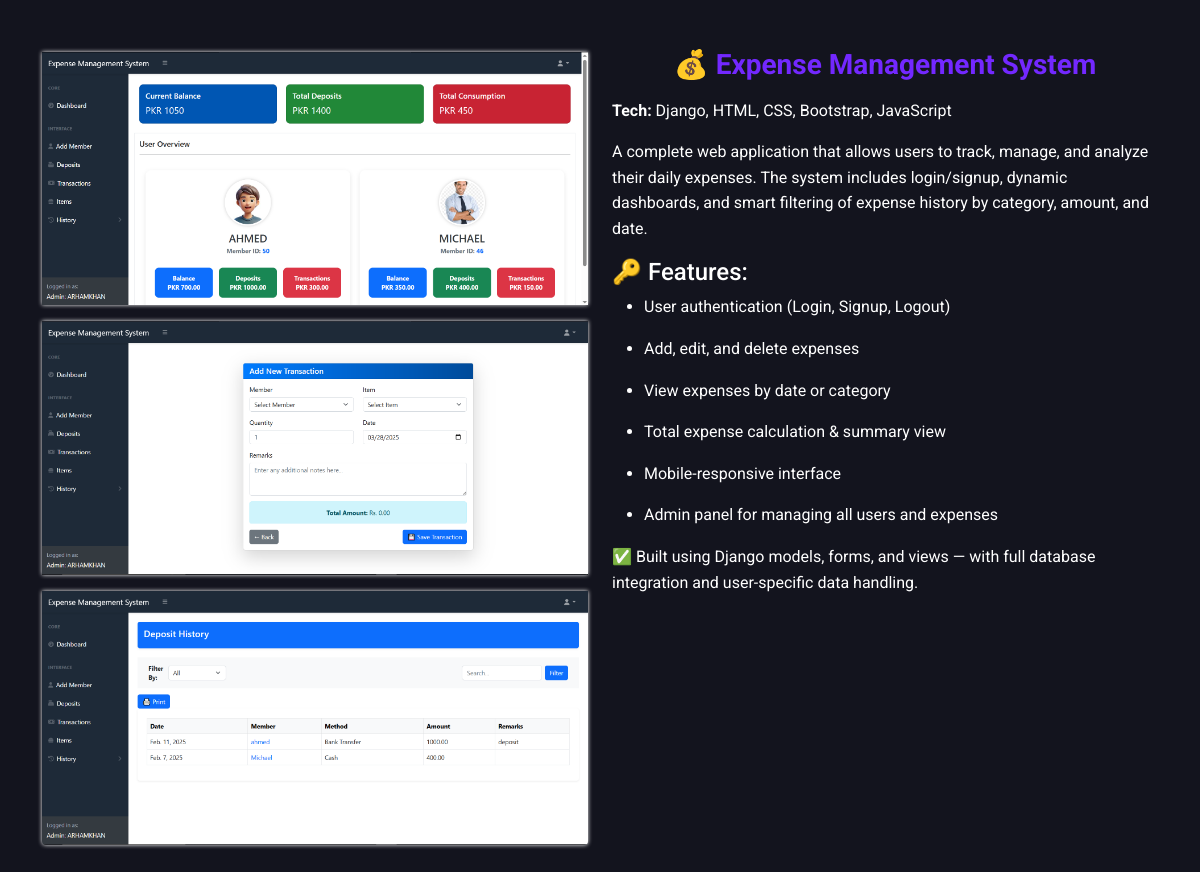
Screenshot of /projects/32/ with the database file from the repository.
### portfolioApp/models.py (models this page shows)
class Project(models.Model):
    title = models.CharField(max_length=100)
    image = models.ImageField(upload_to='projects/')
    image2 = models.ImageField(upload_to='projects/', blank=True, default=None)
    image3 = models.ImageField(upload_to='projects/', blank=True)
    image4 = models.ImageField(upload_to='projects/', blank=True)
    description = RichTextField()
    url = models.URLField(blank=True)

### portfolioApp/views.py (the view)
# urls.py: path('projects/<int:id>/', views.project_detail, name='project_detail'),
def project_detail(request, id):
    project = models.Project.objects.get(id=id)
    profile = models.Profile.objects.first()
    return render(request, 'portfolioProject.html', {'project': project, 'profile':profile })

### portfolioApp/templates/portfolioProject.html (shortened to what this page needs)
{% extends "base.html" %}
{% load static %}
{% block content %}
<section id="pf-portfolio-details" class="container py-5">
  <div class="row align-items-start gy-4">
    <div class="col-lg-6">
      <div class="pf-img-wrapper rounded overflow-hidden">
        <img src="{{project.image.url}}" alt="Portfolio image" class="img-fluid w-100 pf-img mt-1">
        {% if project.image2 %}<img src="{{project.image2.url}}" alt="Portfolio image" class="img-fluid w-100 pf-img mt-3">{% endif %}
        {% if project.image3 %}<img src="{{project.image3.url}}" alt="Portfolio image" class="img-fluid w-100 pf-img mt-3">{% endif %}
      </div>
    </div>
    <div class="col-lg-6">
      <div class="pf-text-content">
        <h3 class="fw-bold text-center mt-3 mt-md-0 mt-lg-0">{{project.title}}</h3>
        <p class="mt-3">
          {{project.description|safe}}
        </p>
      </div>
    </div>
  </div>
</section>
{% endblock content %}

### portfolioApp/templates/base.html (shortened to what this page needs)
{% load static %}
<!DOCTYPE html>
<html lang="en">
  <head>
    <link href="https://cdn.jsdelivr.net/npm/bootstrap@5.0.2/dist/css/bootstrap.min.css" rel="stylesheet">
    <link rel="stylesheet" href="https://cdnjs.cloudflare.com/ajax/libs/font-awesome/6.7.2/css/all.min.css" />
    <link rel="stylesheet" href="{% static "css/style.css" %}" />
  </head>
  <body>
    {% block content %}
    {% endblock content %}
  </body>
</html>

### portfolioApp/static/css/style.css (style rules this page uses)
* { margin: 0; padding: 0; box-sizing: border-box; }
html, body { background-color: var(--color-1) !important; color: var(--color-2) !important; position: relative !important; font-family: "Roboto", sans-serif !important; }
html { scroll-padding-top: 80px; }
:root { --color-1 : #13141E !important; --color-2 : #FFFFFF !important; --color-3 : #7328FF !important; --color-4 : #0EF60E !important; --color-5 : #28282B !important; }
#pf-portfolio-details .pf-img-wrapper { filter: drop-shadow(0 0 2px var(--color-2)); }
#pf-portfolio-details .pf-text-content h3 { font-size: 1.75rem; }
#pf-portfolio-details .pf-text-content p { font-size: 1rem; line-height: 1.6; }
.pf-text-content h3 { color: var(--color-3); }
.pf-text-content p { color: var(--color-2); }

### rows the page displays
Project: image (picture), image2 (picture), image3 (picture), title "💰 Expense Management System", description "Tech: Django, HTML, CSS, Bootstrap, JavaScript A complete web application that allows users to track, manage, and analyze their daily expenses. The system includes login/signup, dynamic dashboards, and smart filtering of expense history by category, amount, and date. 🔑 Features: User authentication (Login, Signup, Logout) Add, edit, and delete expenses View expenses by date or category Total expense calculation & summary view Mobile-responsive interface Admin panel for managing all users and expenses ✅ Built using Django models, forms, and views — with full database integration and user-specific data handling."
